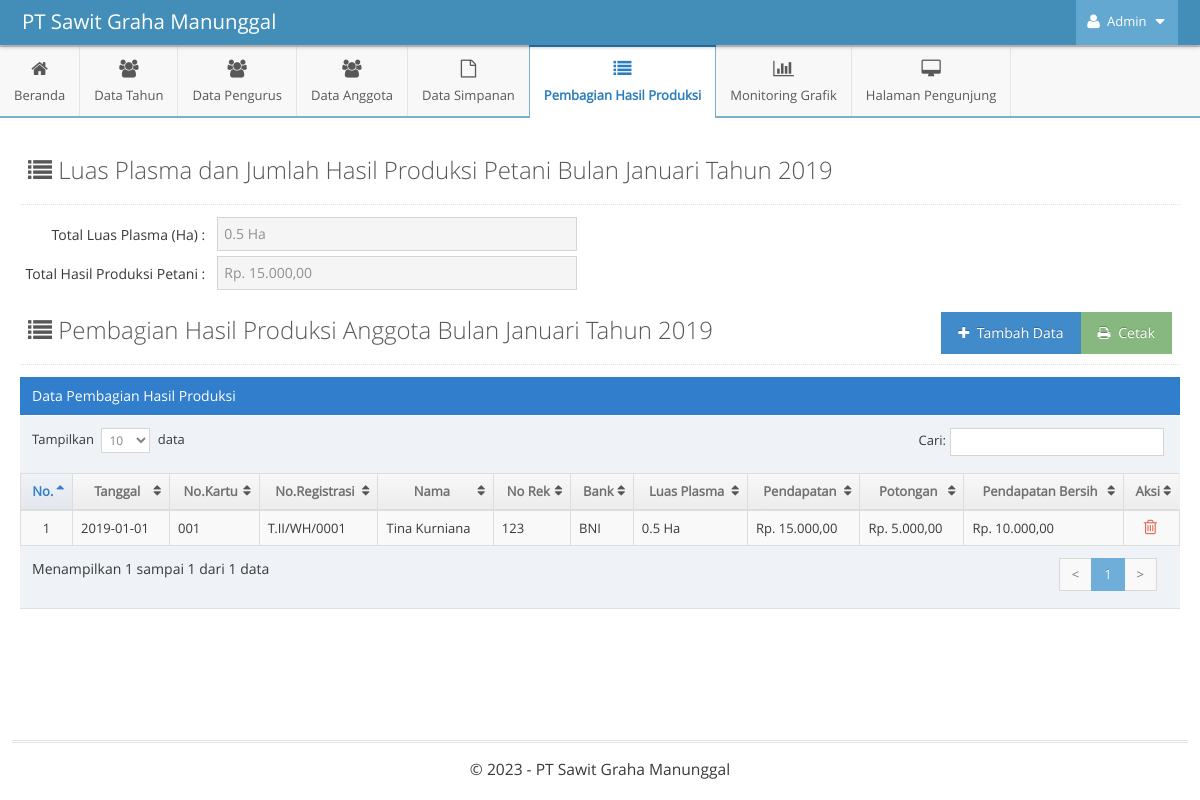
Screenshot of /admin/indexAdmin.php?p=kelola-pembagian-hasil&m=pembagian-hasil&id_tahun=1&id_bulan=1 (signed in) with the database file from the repository.
### tables this page shows
CREATE TABLE `bulan` (
  `id` int NOT NULL AUTO_INCREMENT,
  `bulan` varchar(255) DEFAULT NULL,
  PRIMARY KEY (`id`)
);

CREATE TABLE `tahun` (
  `id` int NOT NULL AUTO_INCREMENT,
  `tahun` int DEFAULT NULL,
  PRIMARY KEY (`id`)
);

CREATE TABLE `pembagian_hasil` (
  `id` int NOT NULL AUTO_INCREMENT,
  `id_anggota` int NOT NULL,
  `tanggal` date NOT NULL,
  `pendapatan` int NOT NULL,
  `potongan` int NOT NULL,
  `total_bersih` int NOT NULL,
  `id_tahun` int NOT NULL,
  `id_bulan` int NOT NULL,
  PRIMARY KEY (`id`),
  KEY `id_anggota` (`id_anggota`),
  KEY `id_tahun` (`id_tahun`),
  KEY `id_bulan` (`id_bulan`),
  CONSTRAINT `pembagian_hasil_ibfk_1` FOREIGN KEY (`id_anggota`) REFERENCES `anggota` (`id_anggota`) ON DELETE CASCADE,
  CONSTRAINT `pembagian_hasil_ibfk_2` FOREIGN KEY (`id_tahun`) REFERENCES `tahun` (`id`) ON DELETE CASCADE,
  CONSTRAINT `pembagian_hasil_ibfk_3` FOREIGN KEY (`id_bulan`) REFERENCES `bulan` (`id`) ON DELETE CASCADE
);

CREATE TABLE `anggota` (
  `id_anggota` int NOT NULL AUTO_INCREMENT,
  `username` varchar(255) NOT NULL,
  `password` varchar(255) NOT NULL,
  `nama` varchar(255) NOT NULL,
  `no_kartu` varchar(255) NOT NULL,
  `no_registrasi` varchar(255) NOT NULL,
  `alamat` text NOT NULL,
  `ktp` varchar(16) NOT NULL,
  `luas_plasma` varchar(255) NOT NULL,
  `foto` varchar(255) NOT NULL,
  `no_rek` varchar(255) NOT NULL,
  `bank` varchar(255) NOT NULL,
  `id_tahun` int NOT NULL,
  `no_hp` varchar(255) DEFAULT NULL,
  PRIMARY KEY (`id_anggota`),
  KEY `id_tahun` (`id_tahun`),
  CONSTRAINT `anggota_ibfk_1` FOREIGN KEY (`id_tahun`) REFERENCES `tahun` (`id`) ON DELETE CASCADE ON UPDATE CASCADE
);

### function-show.php (called while the page is built)
<?php
$host = 'localhost';
$username = 'root';
$password = '';
$dbname = 'skripsi-pirda2';
$conn = mysqli_connect($host, $username, $password, $dbname);
function tampilData($query)
{
    global $conn;
    $result = mysqli_query($conn, $query);
    $rows = [];
    while ($row = mysqli_fetch_assoc($result)) {
        $rows[] = $row;
    }
    return $rows;
}
?>

### admin/pages-admin/kelola-pembagian-hasil/pembagian-hasil.php (the view, shortened to what this page needs)
<?php
$id_tahun = $_GET['id_tahun'];
$id_bulan = $_GET['id_bulan'];
$query_pembagian_hasil = "SELECT
							*
						FROM
							pembagian_hasil
						INNER JOIN anggota ON anggota.id_anggota = pembagian_hasil.id_anggota
						WHERE
							pembagian_hasil.id_tahun = $id_tahun AND pembagian_hasil.id_bulan = $id_bulan;";
$pembagian_hasil = tampilData($query_pembagian_hasil);
$query_tahun_now = "SELECT * FROM tahun WHERE id = '$id_tahun'";
$tahun_now = tampilData($query_tahun_now);
$query_bulan_now = "SELECT * FROM bulan WHERE id = '$id_bulan'";
$bulan_now = tampilData($query_bulan_now);
$query_luas = "SELECT SUM(luas_plasma) AS luas FROM anggota INNER JOIN pembagian_hasil ON pembagian_hasil.`id_anggota` = anggota.`id_anggota` WHERE pembagian_hasil.`id_bulan` = $id_bulan AND pembagian_hasil.`id_tahun` = $id_tahun;";
$total_luas = tampilData($query_luas);
$query_hasil_produksi = "SELECT SUM(pendapatan) AS total_produksi FROM pembagian_hasil WHERE pembagian_hasil.`id_bulan` = $id_bulan AND pembagian_hasil.`id_tahun` = $id_tahun";
$hasil_produksi = tampilData($query_hasil_produksi);
?>
<div class="page-content">
	<div class="page-header">
		<h1 style="color:#585858">
			<i class="ace-icon fa fa-list"></i> Luas Plasma dan Jumlah Hasil Produksi Petani Bulan <?= $bulan_now[0]['bulan']; ?> Tahun <?= $tahun_now[0]['tahun']; ?>
		</h1>
	</div>
	<div class="row">
		<div class="col-xs-12">
			<div class="row">
				<div class="col-xs-12">
					<form class="form-horizontal" role="form" action="" method="POST" enctype="multipart/form-data">
						<div class="form-group">
							<label class="col-sm-2 control-label no-padding-right">Total Luas Plasma (Ha) : </label>
							<div class="col-sm-9">
								<input readonly="" type="text" class="col-xs-12 col-sm-5" name="total_luas" id="total_luas" value="<?= $total_luas[0]['luas'].' Ha'; ?>" />
							</div>
							<br><br>
							<label class="col-sm-2 control-label no-padding-right">Total Hasil Produksi Petani : </label>
							<div class="col-sm-9">
								<input readonly="" type="text" class="col-xs-12 col-sm-5" name="total_hasil_produksi" id="total_hasil_produksi" value="Rp. <?= number_format($hasil_produksi[0]['total_produksi'], 2, ",", "."); ?>" required />
							</div>
						</div>
					</form>
				</div>
			</div>
		</div>
	</div>
	<div class="page-header">
		<h1 style="color:#585858">
			<i class="ace-icon fa fa-list"></i> Pembagian Hasil Produksi Anggota Bulan <?= $bulan_now[0]['bulan']; ?> Tahun <?= $tahun_now[0]['tahun']; ?>
			<a href="pages-admin/kelola-pembagian-hasil/cetak-pembagian-hasil.php?id_tahun=<?= $id_tahun ?>&id_bulan=<?= $id_bulan ?>" target="_blank">
				<button class="btn btn-success pull-right">
					<i class="ace-icon fa fa-print"></i> Cetak
				</button>
			</a>
			<a data-toggle="modal" href="#tambah-data">
				<button class="btn btn-primary pull-right">
					<i class="ace-icon fa fa-plus"></i> Tambah Data
				</button>
			</a>
		</h1>
	</div>
	<div class="row">
		<div class="col-xs-12">
			<div class="row">
				<div class="col-xs-12">
					<div class="table-header">
						Data Pembagian Hasil Produksi
					</div>
					<div>
						<table id="dynamic-table" class="table table-striped table-bordered table-hover">
							<thead>
								<tr>
									<th>No.</th>
									<th>Tanggal</th>
									<th>No.Kartu</th>
									<th>No.Registrasi</th>
									<th>Nama</th>
									<th>No Rek</th>
									<th>Bank</th>
									<th>Luas Plasma</th>
									<th>Pendapatan</th>
									<th>Potongan</th>
									<th>Pendapatan Bersih</th>
									<th>Aksi</th>
								</tr>
							</thead>
							<tbody>
								<?php
								$i = 1;
								foreach ($pembagian_hasil as $value) {
								?>
									<tr>
										<td class="center"><?= $i ?></td>
										<td><?= $value['tanggal'] ?></td>
										<td><?= $value['no_kartu'] ?></td>
										<td><?= $value['no_registrasi'] ?></td>
										<td><?= $value['nama'] ?></td>
										<td><?= $value['no_rek'] ?></td>
										<td><?= $value['bank'] ?></td>
										<td><?= $value['luas_plasma'] ?> Ha</td>
										<td>Rp. <?= number_format($value['pendapatan'], 2, ",", "."); ?></td>
										<td>Rp. <?= number_format($value['potongan'], 2, ",", "."); ?></td>
										<td>Rp. <?= number_format($value['total_bersih'], 2, ",", "."); ?></td>
										<td class="center">
											<div class="action-buttons">
												<a data-rel="tooltip" data-placement="top" title="Hapus" style="margin-right:5px" class="red tooltip-error" data-toggle="modal" href="#hapus-data-<?= $value['id']; ?>">
													<i class="ace-icon fa fa-trash-o bigger-130"></i>
												</a>
											</div>
										</td>
									</tr>
								<?php
									$i++;
								}
								?>
							</tbody>
						</table>
					</div>
				</div>
			</div>
		</div>
	</div>
</div>

### rows the page displays
bulan: bulan "Januari"
tahun: tahun "2019"
pembagian_hasil: tanggal "2019-01-01", id_anggota.no_kartu "001", id_anggota.no_registrasi "T.II/WH/0001", id_anggota.nama "Tina Kurniana", id_anggota.no_rek "123", id_anggota.bank "BNI", id_anggota.luas_plasma "0.5", pendapatan "15.000,00", potongan "5.000,00", total_bersih "10.000,00"
